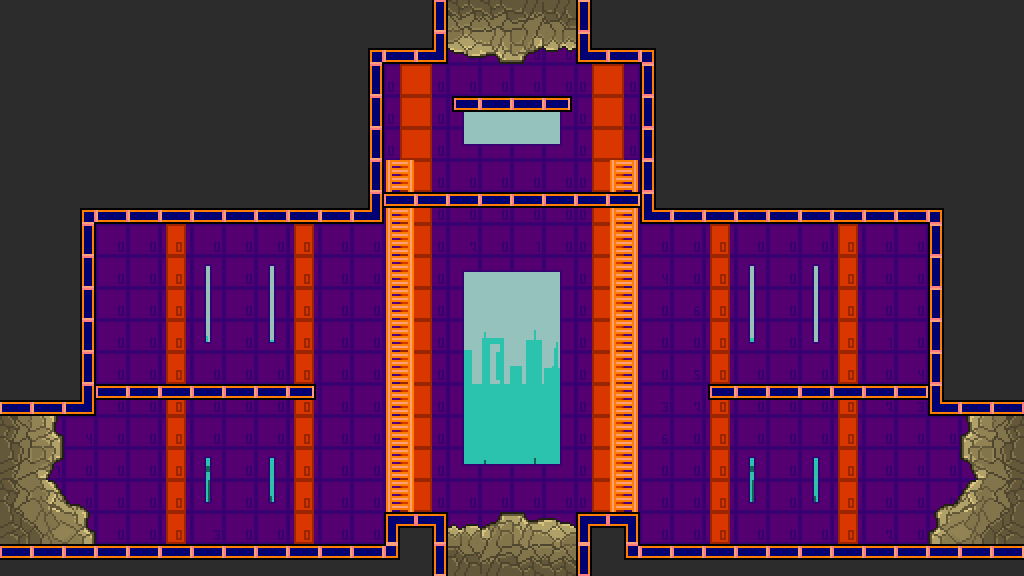

A 2D game scene composited from a Tiled map and its tileset images. What follows is a short description and the map's XML, with each tile layer's data collapsed to a summary:
An orthogonal 32x18 tile map with 32x32 px tiles, 12 tile layers (Sky, Sky2, Background, CollisionLayer, ...) and 7 objects.

<map version="1.0" orientation="orthogonal" width="32" height="18" tilewidth="32" tileheight="32">
 <tileset firstgid="1" name="generalSprite" tilewidth="32" tileheight="32">
  <image source="generalSprite.png" width="128" height="1184" />
  <tile id="60">
   <properties>
    <property name="tileType" value="empty" />
   </properties>
  </tile>
 </tileset>
 <layer name="Sky" width="32" height="18">
  <data>[576 cells, 103 non-empty, 10 distinct tile ids]</data>
 </layer>
 <layer name="Sky2" width="32" height="18">
  <data>[576 cells, 98 non-empty, 18 distinct tile ids]</data>
 </layer>
 <layer name="Background" width="32" height="18">
  <data>[576 cells, 364 non-empty, 23 distinct tile ids]</data>
 </layer>
 <layer name="CollisionLayer" width="32" height="18">
  <data>[576 cells, 576 non-empty, 14 distinct tile ids]</data>
 </layer>
 <layer name="DamagingLayer" width="32" height="18">
  <data>[576 cells, 576 non-empty, 1 distinct tile ids]</data>
 </layer>
 <layer name="DecorLayer" width="32" height="18">
  <data>[576 cells, 576 non-empty, 1 distinct tile ids]</data>
 </layer>
 <layer name="LadderLayer" width="32" height="18">
  <data>[576 cells, 576 non-empty, 2 distinct tile ids]</data>
 </layer>
 <layer name="PlatformLayer" width="32" height="18">
  <data>[576 cells, 576 non-empty, 4 distinct tile ids]</data>
 </layer>
 <layer name="UpBlockingLayer" width="32" height="18">
  <data>[576 cells, 576 non-empty, 9 distinct tile ids]</data>
 </layer>
 <layer name="DownBlockingLayer" width="32" height="18">
  <data>[576 cells, 576 non-empty, 9 distinct tile ids]</data>
 </layer>
 <layer name="LeftBlockingLayer" width="32" height="18">
  <data>[576 cells, 576 non-empty, 11 distinct tile ids]</data>
 </layer>
 <layer name="RightBlockingLayer" width="32" height="18">
  <data>[576 cells, 576 non-empty, 11 distinct tile ids]</data>
 </layer>
 <objectgroup name="EnemySpawnLayer" width="32" height="18">
  <object x="192" y="448" width="32" height="32" />
  <object x="320" y="320" width="32" height="32" />
  <object x="736" y="448" width="32" height="32" />
  <object x="576" y="288" width="32" height="32" />
 </objectgroup>
 <objectgroup name="PlayerSpawnLayer" width="32" height="18">
  <object x="800" y="288" width="64" height="96" />
 </objectgroup>
 <objectgroup name="SwitchSpawnLayer" width="32" height="18">
  <object x="480" y="160" width="32" height="32" />
 </objectgroup>
 <objectgroup name="ChestSpawnLayer" width="32" height="18">
  <object x="160" y="320" width="32" height="32" />
 </objectgroup>
</map>
